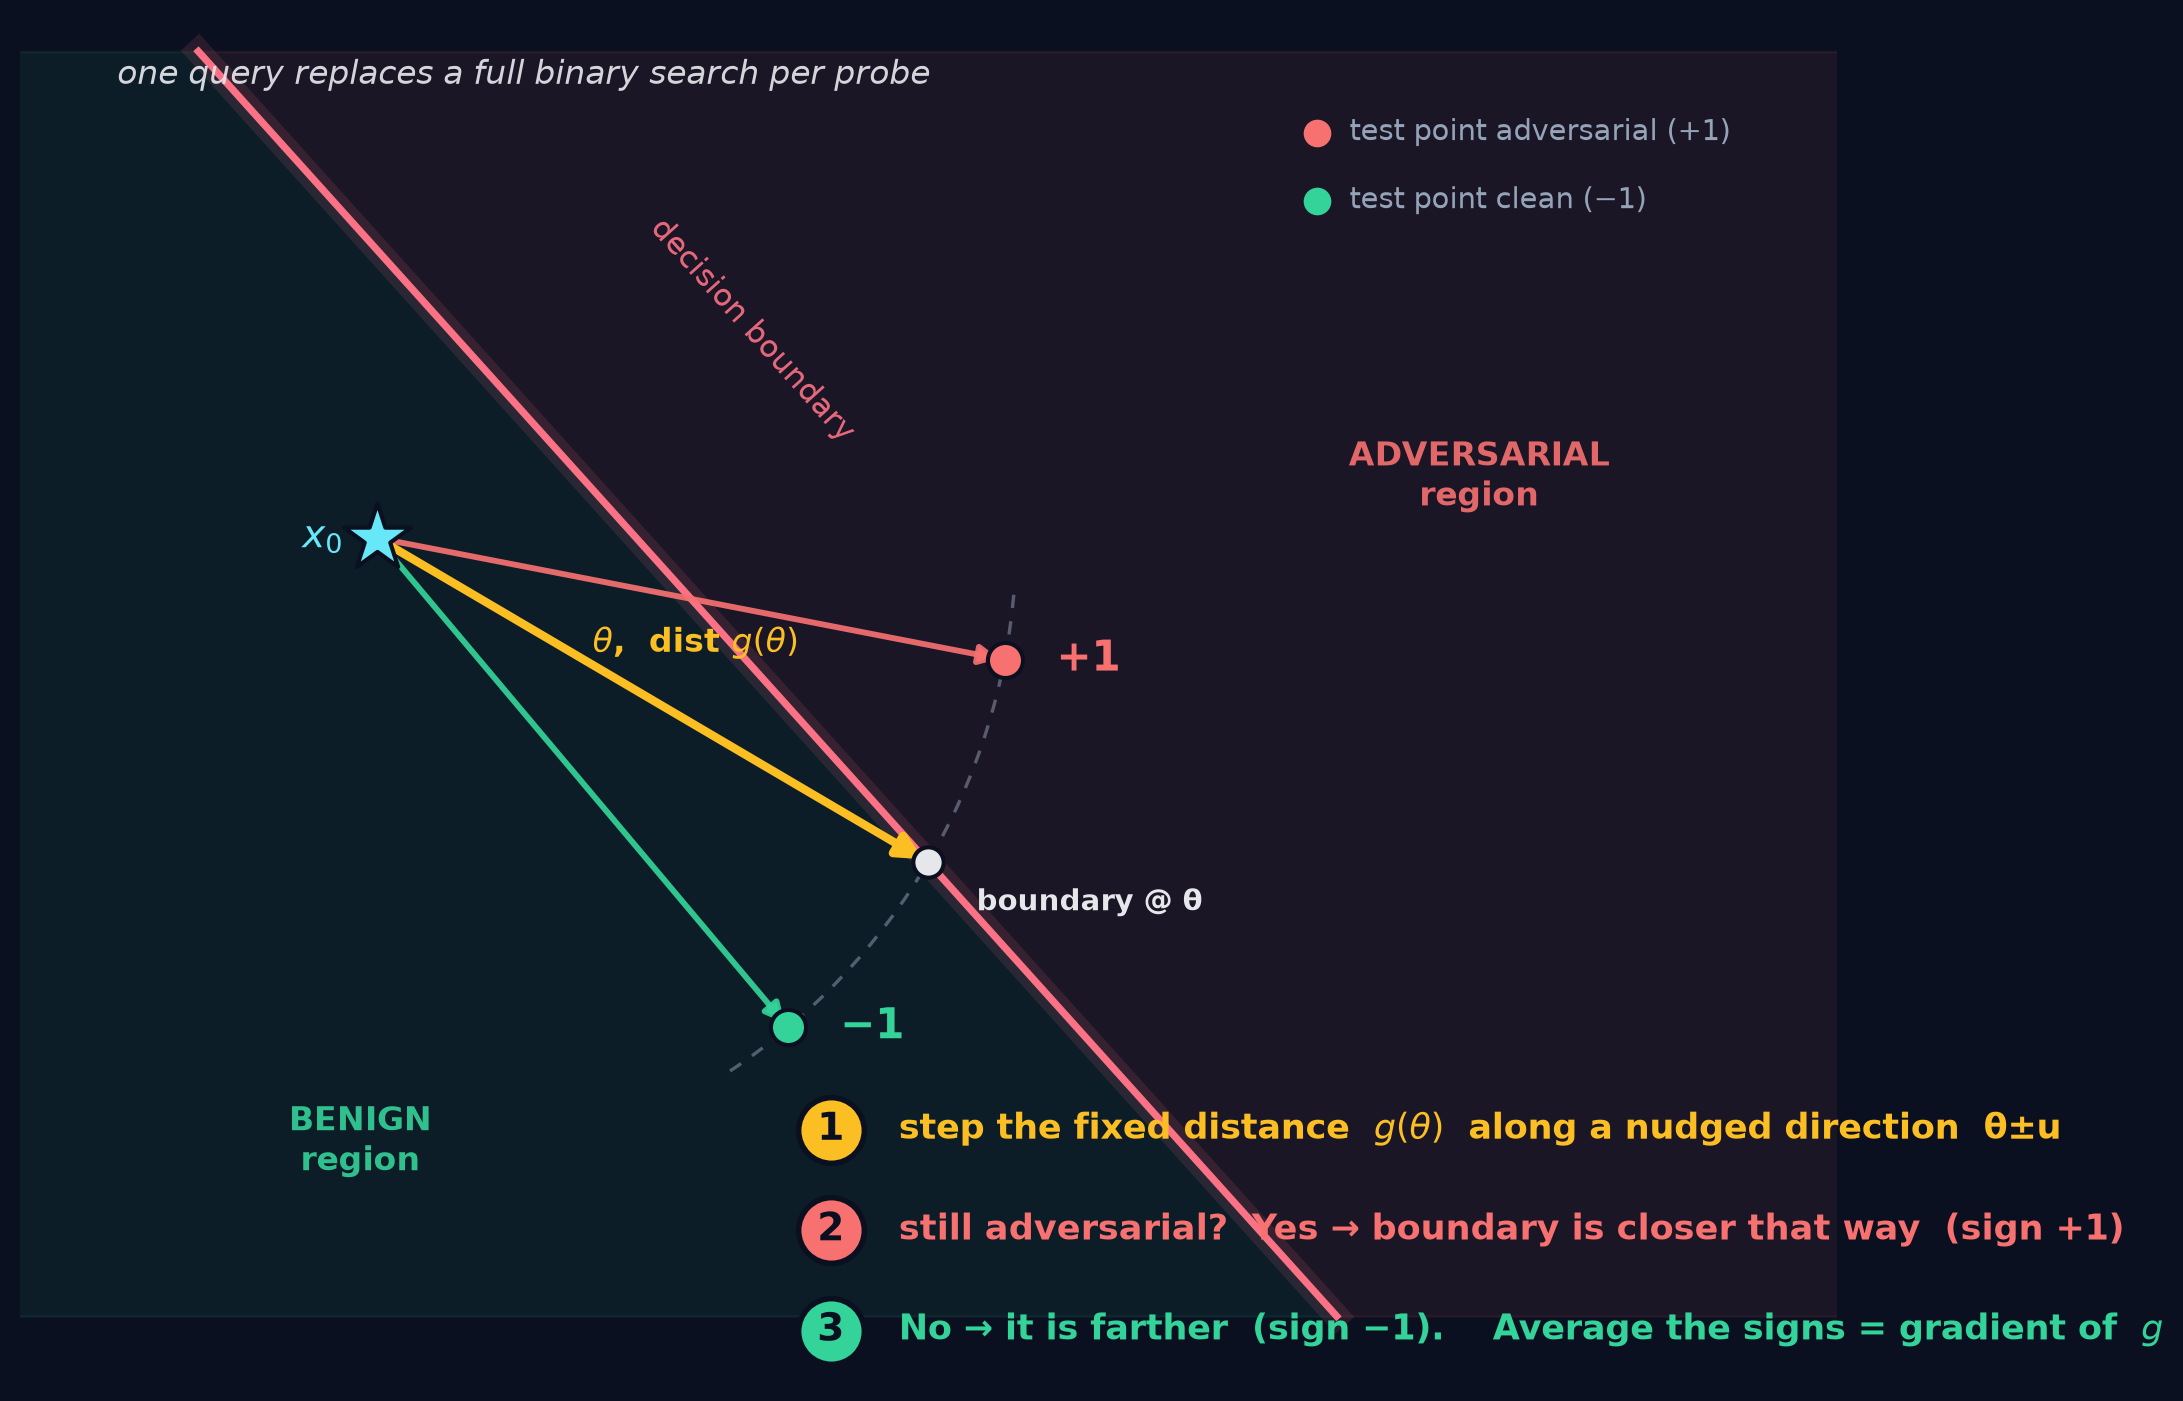

Python code for this plot:
"""Slide 11 - Sign-OPT: The 'Yes or No' Shortcut.
At the current distance g(theta), one query asks 'still adversarial if I nudge theta?' -> sign +-1.
The boundary is oblique to theta so the two nudges straddle it (one +1, one -1)."""
import numpy as np
from matplotlib.patches import Arc
from style import (canvas, finish, save, arrow, dot, star, label, badges, legend_dots,
                   boundary_scene, INK, MUTE, BENIGN, ADV, AMBER, STAR)

fig, ax = canvas()
fb = boundary_scene(ax, fb=lambda y: 7.0 - 0.9 * (y - 1.0),
                    benign_xy=(1.7, 1.1), adv_xy=(8.6, 5.2))
ax.text(3.45, 5.6, "decision boundary", color="#fb7185", fontsize=11, rotation=-48, alpha=.9)
is_adv = lambda p: p[0] > fb(p[1])

x0 = np.array([1.8, 5.0])
pb = np.array([fb(3.0), 3.0])                       # an OBLIQUE hit, far from the nearest point
v = pb - x0; g = np.linalg.norm(v); th = np.arctan2(v[1], v[0])

# arc of radius g around x0 (the fixed test distance)
ax.add_patch(Arc(x0, 2 * g, 2 * g, angle=0,
                 theta1=np.degrees(th) - 26, theta2=np.degrees(th) + 26,
                 color=MUTE, lw=1.2, ls=(0, (4, 4)), alpha=.5, zorder=3))
arrow(ax, x0, pb, AMBER, lw=3.0, scale=18, z=5)
label(ax, x0 + 0.55 * v, r"$\theta$,  dist $g(\theta)$", AMBER, fs=12, dx=0.1, dy=0.45)

signs = {}
for dth, key in [(+0.34, "+"), (-0.34, "-")]:
    un = np.array([np.cos(th + dth), np.sin(th + dth)])
    tp = x0 + g * un; adv = is_adv(tp); signs[key] = adv
    col = ADV if adv else BENIGN
    arrow(ax, x0, tp, col, lw=2.1, scale=14, z=4, alpha=.92)
    dot(ax, tp, col, s=160, z=6)
    label(ax, tp, ("+1" if adv else "−1"), col, fs=15, dx=0.32, dy=0.0, ha="left")
assert signs["+"] != signs["-"], f"need opposite signs, got {signs}"

dot(ax, pb, INK, s=120); label(ax, pb, "boundary @ θ", INK, fs=10.5, dx=0.3, dy=-0.25, ha="left")
star(ax, x0); label(ax, x0, r"$x_0$", STAR, fs=14, dx=-0.2, dy=0.0, ha="right")

ax.text(0.2, 7.8, "one query replaces a full binary search per probe",
        color=INK, fontsize=12, ha="left", style="italic", alpha=.92)
badges(ax, [(1, r"step the fixed distance  $g(θ)$  along a nudged direction  θ±u", AMBER),
            (2, r"still adversarial?  Yes → boundary is closer that way  (sign +1)", ADV),
            (3, r"No → it is farther  (sign −1).    Average the signs = gradient of  $g$", BENIGN)], 4.6, 1.35)
legend_dots(ax, [(ADV, "test point adversarial (+1)"), (BENIGN, "test point clean (−1)")], 7.6, 7.5)

finish(ax, (-0.4, 10.8), (-0.2, 8.2))
save(fig, "11_sign_opt")
